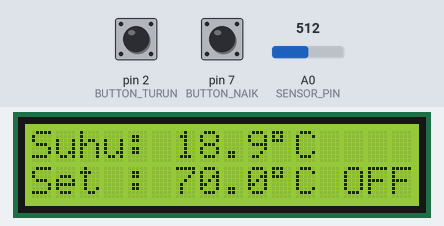
The sketch below on a simulated Arduino Uno, built with avr-gcc and run on an emulated ATmega328P. Shown: 16×2 character LCD. The inputs (shaded band) are chosen by the test bench; at power-on: A0 (SENSOR_PIN) = 512, pin 7 (BUTTON_NAIK) HIGH, pin 2 (BUTTON_TURUN) HIGH. What the sketch prints to the serial monitor is not drawn.

Above: at 1.2 s.
1.3 s: A0 (SENSOR_PIN) set to 156
At 2.8 s:
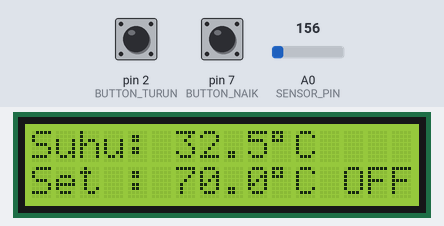
4.3 s: A0 (SENSOR_PIN) set to 137
At 5.7 s:
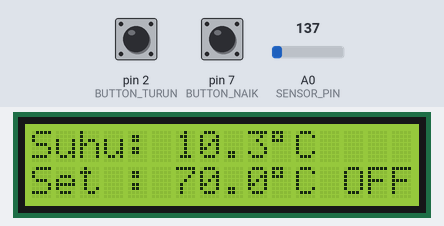
7.3 s: pin 7 (BUTTON_NAIK) pulled LOW for 3.2 s
At 8.4 s:
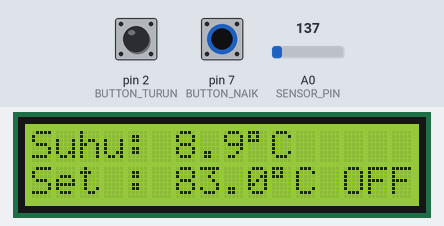
12.0 s: pin 2 (BUTTON_TURUN) pulled LOW for 3.2 s
At 17.1 s:
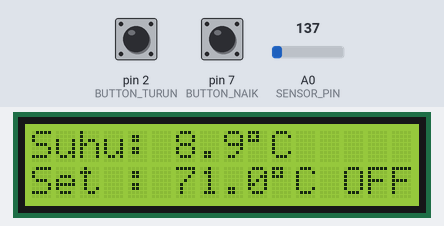
17.6 s: pin 2 (BUTTON_TURUN) pulled LOW for 0.15 s
At 18.9 s:
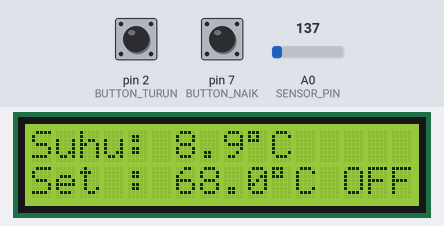
19.6 s: pin 7 (BUTTON_NAIK) pulled LOW for 1 s
At 22.1 s:
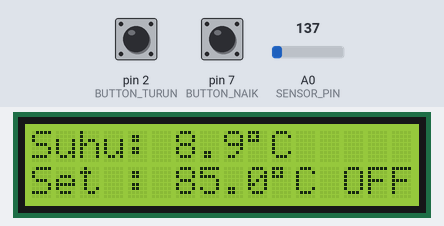
Timing chart, 0 to 23.6 s (numbered marks = the images above; inputs shaded):
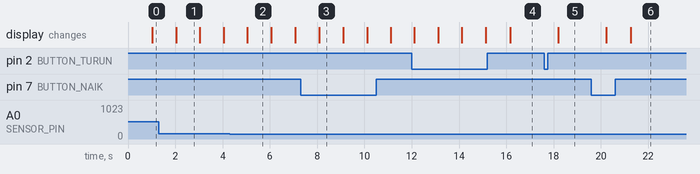

Measured:
- after the input at 4.3 s, the display: changes after 0.74 s (image 2)
- after the input at 7.3 s, the display: changes after 0.79 s (image 3)
- after the input at 12.0 s, the display: first changes after 0.11 s (image 4 shows a later state)
- after the input at 17.6 s, the display: changes after 0.60 s (image 5)
- after the input at 19.6 s, the display: first changes after 0.64 s (image 6 shows a later state)
- what the display in image 1 shows lasts 1.0 s, from 2.0 s to 3.0 s

The sketch:

unhold2btn.ino
```cpp
#include <Wire.h>
#include <LiquidCrystal_I2C.h>

LiquidCrystal_I2C lcd(0x27, 16, 2);

#define SENSOR_PIN A0
#define SSR_PIN 8
#define BUTTON_NAIK 7
#define BUTTON_TURUN 2

#define JUMLAH_SAMPLE_ADC 20
#define DEBOUNCE_DELAY 50
#define LCD_UPDATE_DELAY 1000
#define ADC_SAMPLE_DELAY 100

#define DEADBAND 5.0f
#define SETPOINT_STEP 1.0f

float setpoint = 70.0f;
float suhu = 0;
float error = 0;
float halfDeadband = DEADBAND / 2;

unsigned int adcBuffer[JUMLAH_SAMPLE_ADC] = {0};
unsigned char adcIndex = 0;
float adcAvg = 0;

float fGetTemperature(float adc) {
  float a = 1.53e-5;
  float b = 0.1012;
  float c = -5.25;
  return a * adc * adc + b * adc + c;
}

bool kontrolAktif = false;
bool ssrState = false;

unsigned long lastAdcTime = 0;
unsigned long lastLcdTime = 0;
unsigned long lastDebounceNaik = 0;
unsigned long lastDebounceTurun = 0;

void setup() {
  pinMode(SENSOR_PIN, INPUT);
  pinMode(SSR_PIN, OUTPUT);
  pinMode(BUTTON_NAIK, INPUT_PULLUP);
  pinMode(BUTTON_TURUN, INPUT_PULLUP);

  digitalWrite(SSR_PIN, HIGH); // SSR OFF awal (karena LOW = ON)

  lcd.init();
  lcd.backlight();

  Serial.begin(19200);
  Serial.println("Kontrol Temperatur - Revisi Dua Tombol");
}

void loop() {
  // ----------- Sampling ADC -------------
  if (millis() - lastAdcTime >= ADC_SAMPLE_DELAY) {
    lastAdcTime = millis();
    adcBuffer[adcIndex] = analogRead(SENSOR_PIN);
    adcIndex = (adcIndex + 1) % JUMLAH_SAMPLE_ADC;

    unsigned long total = 0;
    for (int i = 0; i < JUMLAH_SAMPLE_ADC; i++) {
      total += adcBuffer[i];
    }
    adcAvg = (float)total / JUMLAH_SAMPLE_ADC;
    suhu = fGetTemperature(adcAvg);
  }

  // ----------- Baca Tombol -------------
  bool tombolNaik = digitalRead(BUTTON_NAIK) == LOW;
  bool tombolTurun = digitalRead(BUTTON_TURUN) == LOW;

  // ----------- Mulai Kontrol jika kedua tombol ditekan -------------
  if (tombolNaik && tombolTurun) {
    kontrolAktif = true;
  }

  // ----------- Penyesuaian Setpoint -------------
  if (tombolNaik && !tombolTurun && millis() - lastDebounceNaik > DEBOUNCE_DELAY) {
    lastDebounceNaik = millis();
    setpoint += SETPOINT_STEP;
  }

  if (tombolTurun && !tombolNaik && millis() - lastDebounceTurun > DEBOUNCE_DELAY) {
    lastDebounceTurun = millis();
    setpoint -= SETPOINT_STEP;
  }

  // ----------- Kontrol SSR (jika aktif) -------------
  if (kontrolAktif) {
    error = setpoint - suhu;
    if (error > halfDeadband) {
      digitalWrite(SSR_PIN, LOW);  // SSR ON
      ssrState = true;
    } else if (error < -halfDeadband) {
      digitalWrite(SSR_PIN, HIGH); // SSR OFF
      ssrState = false;
    }
  } else {
    digitalWrite(SSR_PIN, HIGH); // SSR OFF jika belum mulai
    ssrState = false;
  }

  // ----------- Update LCD -------------
  if (millis() - lastLcdTime >= LCD_UPDATE_DELAY) {
    lastLcdTime = millis();
    lcd.setCursor(0, 0);
    lcd.print("Suhu: ");
    lcd.print(suhu, 1);
    lcd.print((char)223); // simbol derajat
    lcd.print("C    ");

    lcd.setCursor(0, 1);
    lcd.print("Set : ");
    lcd.print(setpoint, 1);
    lcd.print((char)223);
    lcd.print("C ");
    lcd.print(ssrState ? "ON " : "OFF");
  }

  // ----------- Serial Log -------------
  Serial.print("Suhu: ");
  Serial.print(suhu);
  Serial.print(" C | Set: ");
  Serial.print(setpoint);
  Serial.print(" C | SSR: ");
  Serial.println(ssrState ? "ON" : "OFF");
}
```
